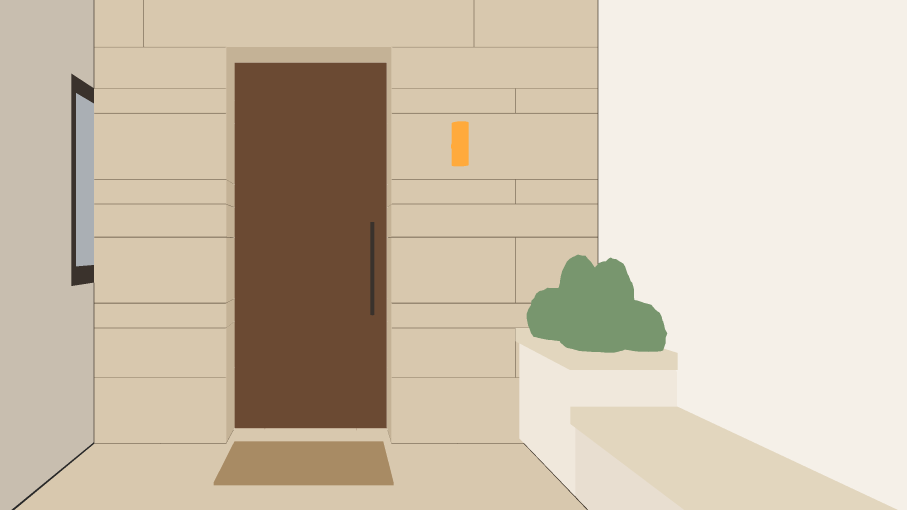
#> input picture assets/blockout/house/framing/wm-door-2026-11-16/D0-closed-id.png, 2720 x 1530 px (shown at 1/3 size)
$ python -i lock_d0.py   (imports and definitions only)
#> lines starting #> are read from the running program, lines starting #| are printed output that depends on the picture
#!/usr/bin/env python3
"""
lock_d0.py: the final D0 still against its clay, render-agent, 2026-11-16 (briefs/wm-door-final-d0-2026-11-16.md step 2; motion-agent
docs/proposals/wm-arrival-from-door-2026-11-14.md section 2, stills item 1: the leaf's rectangle, the outer opening, the two corners and the
floor line within 2 px; master-designer ch. 11.4 item 1: the joints within 3 px, verticals within 0.5 deg, the planter, bench, lamp and doormat
within 0.01). 0 tokens. The 2026-11-14 lock_d0.py, on the new clay's ids (the stone wall 84 / 86, the reveal 85 / 64, the planter and the herbs in
front of the right corner below v 0.50, so that line is measured above them) and with the lines ch. 11.4 adds.

The clay's lines come from its id pass (exact model geometry): assets/blockout/house/framing/wm-door-2026-11-16/D0-closed-id.png.
In the image each named line is found per segment along it: the across-line luminance profile is registered to the lit clay's (d0-input.png).

  python3 lock_d0.py measure <image.png>
  python3 lock_d0.py warp <image.png> <out.png>        # one smooth warp (x by column, y by row) that puts the named lines on the clay
"""
import json
import math
import sys

import cv2
import numpy as np
from PIL import Image

CLAY_ID = "/home/user/homedesign-app/assets/blockout/house/framing/wm-door-2026-11-16/D0-closed-id.png"
CLAY_LIT = "/home/user/homedesign-app/assets/renders/hall/warm-modern/door-2026-11-16/d0-input.png"
W, H = 2720, 1530
OX, OY, FX, FY = 77.4882, 43.4301, 2642.5118 - 77.4882, 1486.5699 - 43.4301
WALL, JOINT, REVEAL, LEAF = (84, 86), (86,), (85, 64), (70, 71)
GATE = ("left corner (X 3.95 / Y 9.60)", "outer opening, left (Y 8.80)", "leaf, left", "leaf, right", "outer opening, right (Y 7.80)",
        "right corner (X 3.95 / Y 6.55), above the herbs", "outer opening, head (Z 2.40)", "leaf, top", "leaf, bottom",
        "floor line, door wall left of the door", "floor line, door wall right of the door")


def row_of(v):
    return int(round(OY + v * FY))


def col_of(u):
    return int(round(OX + u * FX))


def clay_lines():
    """Named lines in canvas pixels, from the id pass: verticals (x, y0, y1) and horizontals (y, x0, x1)."""
    c = np.asarray(Image.open(CLAY_ID))

    def vstep(r, a, b, lo=0):
        rr = c[r]
        for x in range(lo, W - 1):
            if rr[x] in a and rr[x + 1] in b:
                return x + 1
        return None

    def hstep(col, a, b, lo=0):
        r = c[:, col]
        for y in range(lo, H - 1):
            if r[y] in a and r[y + 1] in b:
                return y + 1
        return None
    rv = 1050
    lc = vstep(rv, (62, 97), WALL)
    ol = vstep(rv, WALL, REVEAL)
    ll = vstep(rv, REVEAL, LEAF, lo=ol)
    lr = vstep(rv, LEAF + (72,), REVEAL, lo=ll + 10)
    orr = vstep(rv, REVEAL, WALL, lo=lr)
    rc = vstep(row_of(0.30), WALL, (63, 97), lo=orr)
    pl = vstep(rv, WALL, (87, 89, 88), lo=orr)                                  # the planter's left side (Y 7.05 face)
    cx = (ol + orr) // 2
    oh = hstep(cx, WALL, REVEAL + (99,))
    lt = hstep(cx, REVEAL + (99,), LEAF, lo=oh)
    lb = hstep(cx, LEAF, (10, 60, 64, 85, 86), lo=lt + 10)
    fl = hstep(col_of(0.50), WALL, (60,), lo=1000)
    fl2 = hstep(400, WALL, (60,), lo=1000)
    lamp = np.nonzero(c == 91)
    ly0, ly1 = lamp[0].min(), lamp[0].max()
    lrow = (ly0 + ly1) // 2
    lx = np.nonzero(c[lrow] == 91)[0]
    mat = np.nonzero(c == 93)
    mrow = (mat[0].min() + mat[0].max()) // 2
    mx = np.nonzero(c[mrow] == 93)[0]
    mcol = (mx.min() + mx.max()) // 2
    mt = hstep(mcol, (60, 64, 85, 86), (93,), lo=1250)
    V = {"left corner (X 3.95 / Y 9.60)": (lc, 700, 1150), "outer opening, left (Y 8.80)": (ol, 200, 1150),
         "leaf, left": (ll, 300, 1150), "leaf, right": (lr, 300, 1150), "outer opening, right (Y 7.80)": (orr, 200, 1150),
         "right corner (X 3.95 / Y 6.55), above the herbs": (rc, 200, 700),
         "planter, left side (Y 7.05)": (pl, row_of(0.66), row_of(0.80)),
         "wall light, left side": (int(lx.min()), int(ly0) + 8, int(ly1) - 8), "wall light, right side": (int(lx.max()) + 1, int(ly0) + 8, int(ly1) - 8),
         "doormat, left edge": (int(mx.min()), int(mat[0].min()) + 10, int(mat[0].max()) - 10),
         "doormat, right edge": (int(mx.max()) + 1, int(mat[0].min()) + 10, int(mat[0].max()) - 10)}
    Hh = {"outer opening, head (Z 2.40)": (oh, ol + 40, orr - 40), "leaf, top": (lt, ll + 40, lr - 40), "leaf, bottom": (lb, ll + 40, lr - 40),
          "floor line, door wall left of the door": (fl2, lc + 40, ol - 40), "floor line, door wall right of the door": (fl, orr + 40, pl - 40),
          "doormat, far edge": (mt, int(mx.min()) + 40, int(mx.max()) - 40)}
    # the joints of the door wall: each horizontal joint left and right of the door
    for side, (x0, x1) in (("left", (lc + 40, ol - 40)), ("right", (orr + 40, pl - 40))):
        col = (x0 + x1) // 2
        r = c[:, col]
        ys = [y for y in range(1, H - 1) if r[y] == 86 and r[y - 1] != 86]
        for y in ys:
            z = sum(1 for k in range(y, min(H, y + 6)) if r[k] == 86)
            if 1 <= z <= 5 and y < 1300:
                xa, xb = x0, x1
                if side == "right":
                    lamp_cols = (int(lx.min()) - 60, int(lx.max()) + 60)
                    if ly0 - 120 < y < ly1 + 120:               # beside the lamp's fans: measure left of the lamp only
                        xb = min(xb, lamp_cols[0])
                if xb - xa >= 80:
                    Hh[f"joint at row {y + z / 2:.0f}, {side} of the door"] = (int(round(y + z / 2 - 0.5)), xa, xb)
    return V, Hh


def lum(img):
    a = np.asarray(img.convert("RGB")).astype(np.float32)
    return cv2.GaussianBlur(a @ np.array([0.2126, 0.7152, 0.0722], np.float32), (0, 0), 1.0)


def _shift(pa, pb, maxs):
    da, db = np.abs(np.diff(pa)), np.abs(np.diff(pb))
    n = len(da)
    best, bs_ = -2, 0
    sc = {}
    for s in range(-maxs, maxs + 1):
        a = da[maxs:n - maxs]
        b = db[maxs + s:n - maxs + s]
        a0, b0 = a - a.mean(), b - b.mean()
        den = np.sqrt((a0 * a0).sum() * (b0 * b0).sum()) + 1e-9
        c = float((a0 * b0).sum() / den)
        sc[s] = c
        if c > best:
            best, bs_ = c, s
    if -maxs < bs_ < maxs:
        c0, c1, c2 = sc[bs_ - 1], sc[bs_], sc[bs_ + 1]
        den = c0 - 2 * c1 + c2
        sub = 0.0 if abs(den) < 1e-9 else 0.5 * (c0 - c2) / den
    else:
        sub = 0.0
    return bs_ + max(-0.5, min(0.5, sub)), best


def measure(path, ref=CLAY_LIT, seg=40):
    L = lum(Image.open(path))
    R = lum(Image.open(ref))
    V, Hh = clay_lines()
    out = {}
    narrow = lambda n: ("opening" in n or "leaf" in n or "joint" in n or "wall light" in n or "doormat" in n or "planter" in n)
    for name, (x, y0, y1) in V.items():
        offs, cs, yc = [], [], []
        h_, m_ = (12, 9) if narrow(name) else (70, 40)
        for y in range(y0, y1 - seg + 1, seg):
            pa = R[y:y + seg, x - h_:x + h_ + 1].mean(0)
            pb = L[y:y + seg, x - h_:x + h_ + 1].mean(0)
            s_, c = _shift(pa, pb, m_)
            if c > 0.5:
                offs.append(s_)
                cs.append(c)
                yc.append(y + seg / 2)
        a = np.array(offs) if offs else np.array([np.nan])
        tilt = None
        if len(offs) >= 3:
            k = np.polyfit(np.array(yc), a, 1)[0]
            tilt = round(math.degrees(math.atan(k)), 3)
        out[name] = dict(kind="vertical", clay_px=x, median_offset_px=round(float(np.nanmedian(a)), 2), p90_abs_px=round(float(np.nanpercentile(np.abs(a), 90)), 2),
                         n=len(offs), mean_corr=round(float(np.mean(cs)), 3) if cs else None, tilt_deg_vs_clay=tilt)
    for name, (y, x0, x1) in Hh.items():
        offs, cs = [], []
        h_, m_ = (6, 3) if ("joint" in name or "doormat" in name) else ((20, 16) if narrow(name) else (70, 40))
        for x in range(x0, x1 - seg + 1, seg):
            pa = R[y - h_:y + h_ + 1, x:x + seg].mean(1)
            pb = L[y - h_:y + h_ + 1, x:x + seg].mean(1)
            s_, c = _shift(pa, pb, m_)
            if c > 0.5:
                offs.append(s_)
                cs.append(c)
        a = np.array(offs) if offs else np.array([np.nan])
        out[name] = dict(kind="horizontal", clay_px=y, median_offset_px=round(float(np.nanmedian(a)), 2), p90_abs_px=round(float(np.nanpercentile(np.abs(a), 90)), 2),
                         n=len(offs), mean_corr=round(float(np.mean(cs)), 3) if cs else None)
    fin = lambda v: v["median_offset_px"] is not None and np.isfinite(v["median_offset_px"])
    gate = [abs(out[k]["median_offset_px"]) for k in GATE if k in out and fin(out[k])]
    joints = [abs(v["median_offset_px"]) for k, v in out.items() if "joint" in k and fin(v)]
    objs = {k: v["median_offset_px"] for k, v in out.items() if any(t in k for t in ("planter", "wall light", "doormat"))}
    tilts = [abs(v["tilt_deg_vs_clay"]) for v in out.values() if v.get("tilt_deg_vs_clay") is not None and v["n"] >= 9]      # long verticals (>= 360 px)
    short_tilts = {k: v["tilt_deg_vs_clay"] for k, v in out.items() if v.get("tilt_deg_vs_clay") is not None and v["n"] < 9}
    return dict(lines=out, gate_lines_worst_px=max(gate), gate_pass_2px=bool(max(gate) <= 2.0 and len(gate) == len(GATE)),
                joints_worst_px=max(joints) if joints else None, joints_pass_3px=bool(joints and max(joints) <= 3.0), joints_n=len(joints),
                objects_offset_px=objs, objects_worst_m_at_the_wall=round(max(abs(x) for x in objs.values()) * 3.45 / (FX * (24 / 36)), 4) if objs else None,
                verticals_worst_tilt_deg=max(tilts) if tilts else None, verticals_pass_0_5=bool(tilts and max(tilts) <= 0.5),
                short_edges_tilt_deg=short_tilts,
                method=f"per line, segments of {seg} px; the across-line luminance profile of the image registered to the lit clay's (normalised "
                       "correlation of |d/dx|, sub-pixel); segments with correlation <= 0.5 dropped; offset = image - clay, px at 2720 x 1530; tilt = "
                       "slope of a line through the segment offsets (vs the clay, whose verticals are vertical)")


def warp(path, outp, rep=None):
    rep = rep or measure(path)
#> in lum, `return cv2.GaussianBlur(a @ np.array([0.2126, 0.7152, 0.0722], np.floa..`:
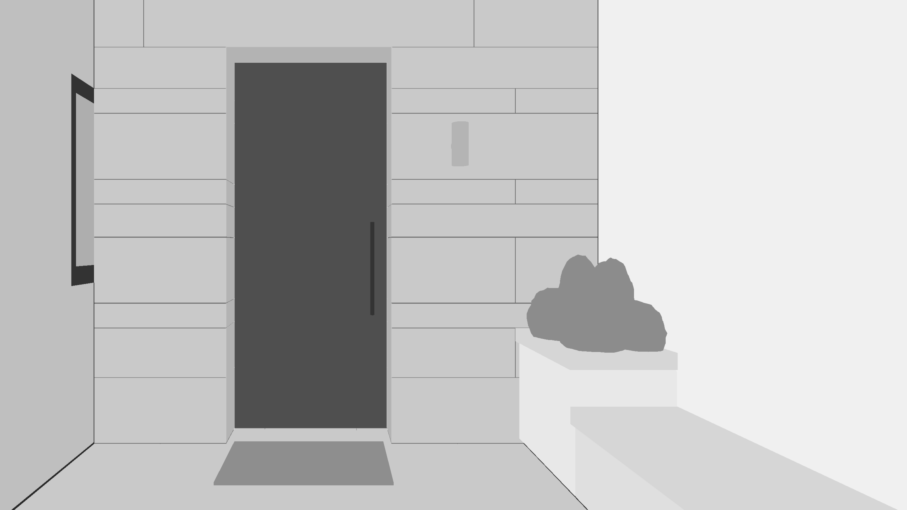
#> returned value: shape (1530, 2720) float32 (shown at 1/3 size); min 40.18, max 240.5, mean 194.3
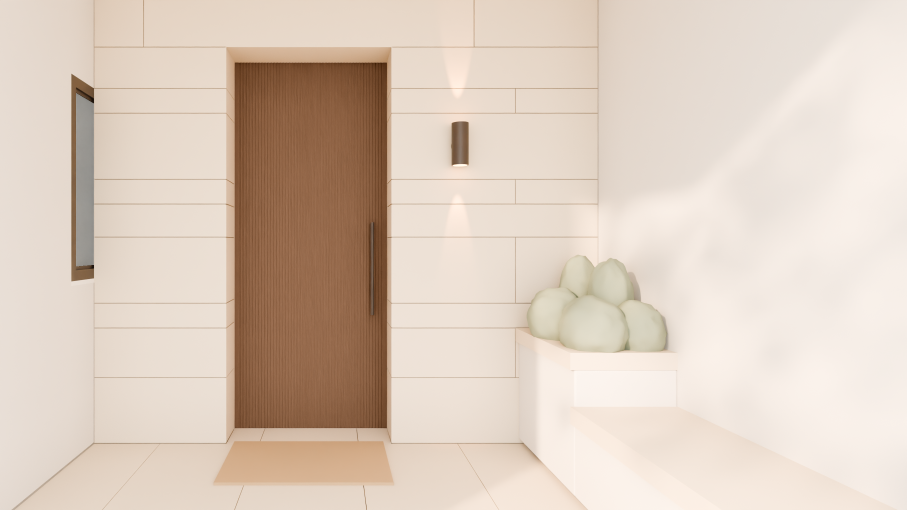
#> input picture assets/renders/hall/warm-modern/door-2026-11-16/d0-input.png, 2720 x 1530 px, found by its file name (shown at 1/3 size)
#> in lum (call 2), `return cv2.GaussianBlur(a @ np.array([0.2126, 0.7152, 0.0722], np.floa..`:
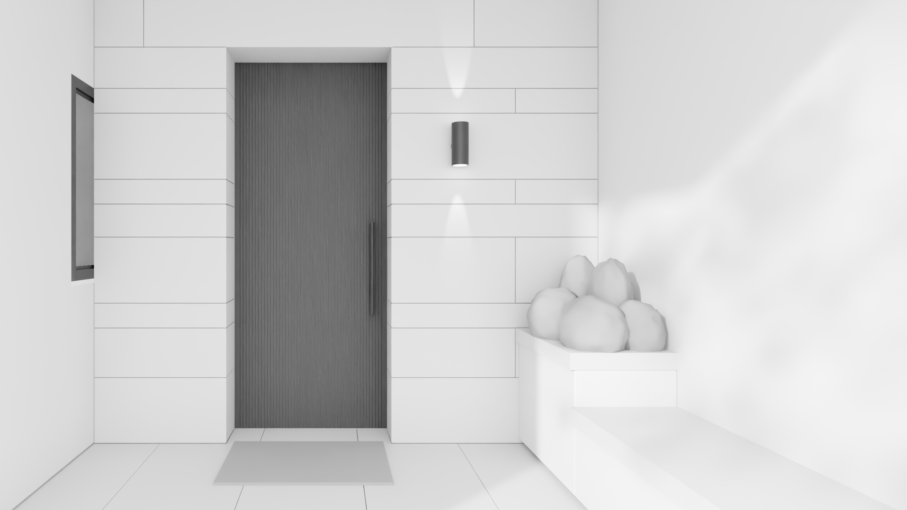
#> returned value: shape (1530, 2720) float32 (shown at 1/3 size); min 13.53, max 251.9, mean 206.6
#> in clay_lines, `c = np.asarray(Image.open(CLAY_ID))`:
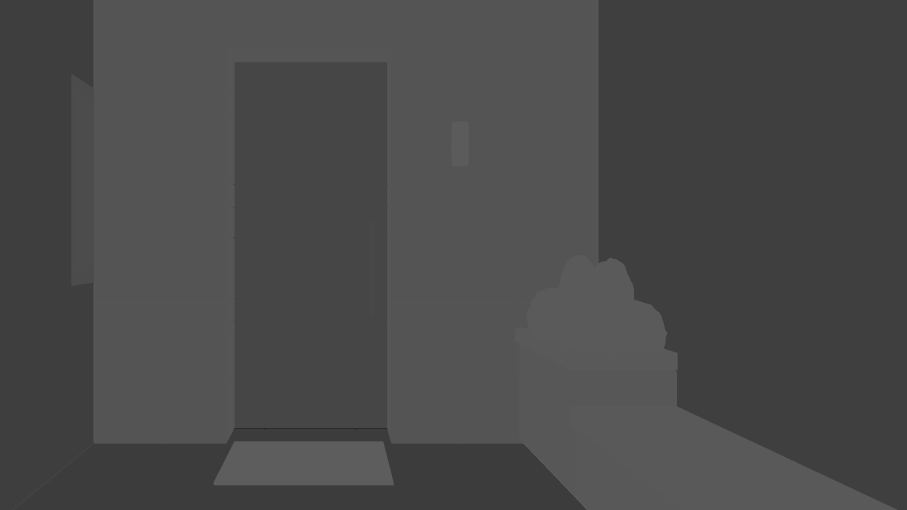
#> c: shape (1530, 2720) (shown at 1/3 size); min 10, max 97, mean 73.6
#> in vstep, `rr = c[r]`: rr = 2720 values, max 97 at index 281, min 62 at index 0, mean 74.78
#> in hstep, `r = c[:, col]`: r = 1530 values, max 93 at index 1324, min 10 at index 1284, mean 72.94
#> in clay_lines, `lamp = np.nonzero(c == 91)`: lamp = 6832 positions, rows 364 to 498, columns 1353 to 1405
#> in clay_lines, `ly0, ly1 = lamp[0].min(), lamp[0].max()`: ly0 = 364; ly1 = 498
#> in clay_lines, `lrow = (ly0 + ly1) // 2`: lrow = 431
#> in clay_lines, `lx = np.nonzero(c[lrow] == 91)[0]`: lx = 52 values from 1354 to 1405
#> in clay_lines, `mat = np.nonzero(c == 93)`: mat = 65512 positions, rows 1324 to 1455, columns 641 to 1180
#> in clay_lines, `mrow = (mat[0].min() + mat[0].max()) // 2`: mrow = 1389
#> in clay_lines, `mx = np.nonzero(c[mrow] == 93)[0]`: mx = 496 values from 670 to 1165
#> in clay_lines, `mcol = (mx.min() + mx.max()) // 2`: mcol = 917
#> in clay_lines, `mt = hstep(mcol, (60, 64, 85, 86), (93,), lo=1250)`: mt = 1324
#> the loop in clay_lines, `for side, (x0, x1) in (("left", (lc + 40, ol - 40)), ("right", (orr + ..` made 2 passes
#> ys on passes 1 to 2: [141, 265, 339, 537, 611, 710, 908, 983, 1132, 1329], [141, 265, 339, 537, 611, 710, 908, 983, 1132, 1329]
#> after the loop in clay_lines, `for side, (x0, x1) in (("left", (lc + 40, ol - 40)), ("right", (orr + ..`: Hh = 24 items
#> in measure, `V, Hh = clay_lines()`: V = 11 items; Hh = 24 items
#> the loop in measure, `for name, (x, y0, y1) in V.items():` made 11 passes
#> (name, x, y0, y1, h_, m_) on passes 1 to 4: ('left corner (X 3.95 / Y 9.60)', 283, 700, 1150, 70, 40), ('outer opening, left (Y 8.80)', 679, 200, 1150, 12, 9), ('leaf, left', 704, 300, 1150, 12, 9), ('leaf, right', 1160, 300, 1150, 12, 9)
#> (name, x, y0, y1) on passes 7 to 11: ('planter, left side (Y 7.05)', 1558, 996, 1198), ('wall light, left side', 1354, 372, 490), ('wall light, right side', 1406, 372, 490), ('doormat, left edge', 670, 1334, 1445), ('doormat, right edge', 1166, 1334, 1445)
#> the loop in measure, `for name, (y, x0, x1) in Hh.items():` made 24 passes
#> (name, y, x0, x1) on passes 1 to 11: ('outer opening, head (Z 2.40)', 141, 719, 1134), ('leaf, top', 188, 744, 1120), ('leaf, bottom', 1284, 744, 1120), ('floor line, door wall left of the door', 1331, 323, 639), ('floor line, door wall right of the door', 1331, 1214, 1518), ('doormat, far edge', 1324, 710, 1125), ('joint at row 142, left of the door', 141, 323, 639), ('joint at row 266, left of the door', 265, 323, 639), ('joint at row 340, left of the door', 340, 323, 639), ('joint at row 538, left of the door', 538, 323, 639), ('joint at row 612, left of the door', 612, 323, 639)
    img = np.asarray(Image.open(path).convert("RGB"))
#> img is the input picture: shape (1530, 2720, 3); mean R, G, B 206.2, 192.9, 173.4
    xs_src, xs_dst, ys_src, ys_dst = [0.0, W - 1.0], [0.0, W - 1.0], [0.0, H - 1.0], [0.0, H - 1.0]
    for name, v in rep["lines"].items():
        if not np.isfinite(v["median_offset_px"]) or name not in GATE:
            continue
        if v["kind"] == "vertical":
            xs_dst.append(float(v["clay_px"]))
            xs_src.append(float(v["clay_px"] + v["median_offset_px"]))
        elif "floor line" not in name or name.endswith("right of the door"):
            ys_dst.append(float(v["clay_px"]))
            ys_src.append(float(v["clay_px"] + v["median_offset_px"]))
#> this loop made 35 passes
#> name on passes 1, 2, 3, 4, 5, 7, 8, 9, 10, 11, 12, 13: 'left corner (X 3.95 / Y 9.60)', 'outer opening, left (Y 8.80)', 'leaf, left', 'leaf, right', 'outer opening, right (Y 7.80)', 'planter, left side (Y 7.05)', 'wall light, left side', 'wall light, right side', 'doormat, left edge', 'doormat, right edge', 'outer opening, head (Z 2.40)', 'leaf, top'
    ox, oy = np.argsort(xs_dst), np.argsort(ys_dst)
    xd, xsrc = np.array(xs_dst)[ox], np.array(xs_src)[ox]
    yd, ysrc = np.array(ys_dst)[oy], np.array(ys_src)[oy]
    mapx = np.interp(np.arange(W, dtype=np.float32), xd, xsrc).astype(np.float32)
    mapy = np.interp(np.arange(H, dtype=np.float32), yd, ysrc).astype(np.float32)
    out = cv2.remap(img, np.repeat(mapx[None, :], H, 0), np.repeat(mapy[:, None], W, 1), cv2.INTER_LANCZOS4, borderMode=cv2.BORDER_REPLICATE)
    Image.fromarray(out).save(outp)
    return dict(x_knots_clay_to_image=[[round(a, 1), round(b, 1)] for a, b in zip(xd, xsrc)],
                y_knots_clay_to_image=[[round(a, 1), round(b, 1)] for a, b in zip(yd, ysrc)])


# [7 lines not run here, left out]

>>> result = warp('../../../../blockout/house/framing/wm-door-2026-11-16/D0-closed-id.png', 'out.png')
